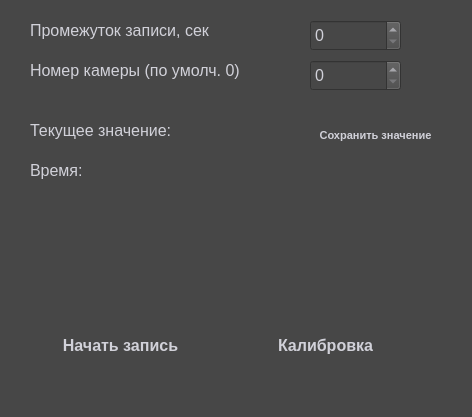
<?xml version="1.0" encoding="UTF-8"?>
<ui version="4.0">
 <class>Menu</class>
 <widget class="QMainWindow" name="Menu">
  <property name="geometry">
   <rect>
    <x>0</x>
    <y>0</y>
    <width>472</width>
    <height>417</height>
   </rect>
  </property>
  <property name="windowTitle">
   <string>Menu</string>
  </property>
  <property name="styleSheet">
   <string notr="true">background-color:rgb(71,71,71)</string>
  </property>
  <widget class="QWidget" name="centralwidget">
   <widget class="QPushButton" name="pushButton">
    <property name="geometry">
     <rect>
      <x>30</x>
      <y>330</y>
      <width>181</width>
      <height>31</height>
     </rect>
    </property>
    <property name="font">
     <font>
      <pointsize>12</pointsize>
      <weight>87</weight>
      <bold>true</bold>
      <underline>false</underline>
      <strikeout>false</strikeout>
     </font>
    </property>
    <property name="cursor">
     <cursorShape>PointingHandCursor</cursorShape>
    </property>
    <property name="styleSheet">
     <string notr="true">QPushButton {
  position: relative;
  display: inline-block;
  font-size: 90%;
  font-weight: 700;
  color: rgb(209,209,217);
  text-decoration: none;
  text-shadow: 0 -1px 2px rgba(0,0,0,.2);
  padding: .5em 1em;
  outline: none;
  border-radius: 3px;
  background: linear-gradient(rgb(110,112,120), rgb(81,81,86)) rgb(110,112,120);
  box-shadow:
   0 1px rgba(255,255,255,.2) inset,
   0 3px 5px rgba(0,1,6,.5),
   0 0 1px 1px rgba(0,1,6,.2);
  transition: .2s ease-in-out;
}
QPushButton:hover {
  background: linear-gradient(rgb(126,126,134), rgb(70,71,76)) rgb(126,126,134);
}
QPushButton:pressed {
  top: 1px;
  background: linear-gradient(rgb(76,77,82), rgb(56,57,62)) rgb(76,77,82);
  box-shadow:
   0 0 1px rgba(0,0,0,.5) inset,
   0 2px 3px rgba(0,0,0,.5) inset,
   0 1px 1px rgba(255,255,255,.1);
}</string>
    </property>
    <property name="text">
     <string>Начать запись</string>
    </property>
   </widget>
   <widget class="QPushButton" name="pushButton_2">
    <property name="geometry">
     <rect>
      <x>240</x>
      <y>330</y>
      <width>171</width>
      <height>31</height>
     </rect>
    </property>
    <property name="font">
     <font>
      <pointsize>12</pointsize>
      <weight>87</weight>
      <bold>true</bold>
      <underline>false</underline>
      <strikeout>false</strikeout>
     </font>
    </property>
    <property name="cursor">
     <cursorShape>PointingHandCursor</cursorShape>
    </property>
    <property name="styleSheet">
     <string notr="true">QPushButton {
  position: relative;
  display: inline-block;
  font-size: 90%;
  font-weight: 700;
  color: rgb(209,209,217);
  text-decoration: none;
  text-shadow: 0 -1px 2px rgba(0,0,0,.2);
  padding: .5em 1em;
  outline: none;
  border-radius: 3px;
  background: linear-gradient(rgb(110,112,120), rgb(81,81,86)) rgb(110,112,120);
  box-shadow:
   0 1px rgba(255,255,255,.2) inset,
   0 3px 5px rgba(0,1,6,.5),
   0 0 1px 1px rgba(0,1,6,.2);
  transition: .2s ease-in-out;
}
QPushButton:hover {
  background: linear-gradient(rgb(126,126,134), rgb(70,71,76)) rgb(126,126,134);
}
QPushButton:pressed {
  top: 1px;
  background: linear-gradient(rgb(76,77,82), rgb(56,57,62)) rgb(76,77,82);
  box-shadow:
   0 0 1px rgba(0,0,0,.5) inset,
   0 2px 3px rgba(0,0,0,.5) inset,
   0 1px 1px rgba(255,255,255,.1);
}</string>
    </property>
    <property name="text">
     <string>Калибровка</string>
    </property>
   </widget>
   <widget class="QSpinBox" name="spinBox_2">
    <property name="geometry">
     <rect>
      <x>310</x>
      <y>60</y>
      <width>91</width>
      <height>31</height>
     </rect>
    </property>
    <property name="font">
     <font>
      <pointsize>12</pointsize>
     </font>
    </property>
    <property name="cursor">
     <cursorShape>PointingHandCursor</cursorShape>
    </property>
    <property name="styleSheet">
     <string notr="true">  color: rgb(209,209,217);</string>
    </property>
    <property name="maximum">
     <number>3</number>
    </property>
   </widget>
   <widget class="QSpinBox" name="spinBox_1">
    <property name="geometry">
     <rect>
      <x>310</x>
      <y>20</y>
      <width>91</width>
      <height>31</height>
     </rect>
    </property>
    <property name="font">
     <font>
      <pointsize>12</pointsize>
     </font>
    </property>
    <property name="cursor">
     <cursorShape>PointingHandCursor</cursorShape>
    </property>
    <property name="styleSheet">
     <string notr="true">  color: rgb(209,209,217);</string>
    </property>
    <property name="maximum">
     <number>9999</number>
    </property>
   </widget>
   <widget class="QLabel" name="label">
    <property name="geometry">
     <rect>
      <x>30</x>
      <y>20</y>
      <width>241</width>
      <height>21</height>
     </rect>
    </property>
    <property name="font">
     <font>
      <pointsize>12</pointsize>
     </font>
    </property>
    <property name="styleSheet">
     <string notr="true">  color: rgb(209,209,217);</string>
    </property>
    <property name="text">
     <string>Промежуток записи, сек</string>
    </property>
   </widget>
   <widget class="QLabel" name="label_2">
    <property name="geometry">
     <rect>
      <x>30</x>
      <y>60</y>
      <width>271</width>
      <height>21</height>
     </rect>
    </property>
    <property name="font">
     <font>
      <pointsize>12</pointsize>
     </font>
    </property>
    <property name="styleSheet">
     <string notr="true">  color: rgb(209,209,217);</string>
    </property>
    <property name="text">
     <string>Номер камеры (по умолч. 0)</string>
    </property>
   </widget>
   <widget class="QLabel" name="label_3">
    <property name="geometry">
     <rect>
      <x>30</x>
      <y>120</y>
      <width>271</width>
      <height>21</height>
     </rect>
    </property>
    <property name="font">
     <font>
      <pointsize>12</pointsize>
     </font>
    </property>
    <property name="styleSheet">
     <string notr="true">  color: rgb(209,209,217);</string>
    </property>
    <property name="text">
     <string>Текущее значение:</string>
    </property>
   </widget>
   <widget class="QLabel" name="label_4">
    <property name="geometry">
     <rect>
      <x>30</x>
      <y>160</y>
      <width>271</width>
      <height>21</height>
     </rect>
    </property>
    <property name="font">
     <font>
      <pointsize>12</pointsize>
     </font>
    </property>
    <property name="styleSheet">
     <string notr="true">  color: rgb(209,209,217);</string>
    </property>
    <property name="text">
     <string>Время:</string>
    </property>
   </widget>
   <widget class="QPushButton" name="pushButton_3">
    <property name="geometry">
     <rect>
      <x>290</x>
      <y>120</y>
      <width>171</width>
      <height>31</height>
     </rect>
    </property>
    <property name="font">
     <font>
      <pointsize>8</pointsize>
      <weight>87</weight>
      <bold>true</bold>
      <underline>false</underline>
      <strikeout>false</strikeout>
     </font>
    </property>
    <property name="cursor">
     <cursorShape>PointingHandCursor</cursorShape>
    </property>
    <property name="styleSheet">
     <string notr="true">QPushButton {
  position: relative;
  display: inline-block;
  font-size: 90%;
  font-weight: 700;
  color: rgb(209,209,217);
  text-decoration: none;
  text-shadow: 0 -1px 2px rgba(0,0,0,.2);
  padding: .5em 1em;
  outline: none;
  border-radius: 3px;
  background: linear-gradient(rgb(110,112,120), rgb(81,81,86)) rgb(110,112,120);
  box-shadow:
   0 1px rgba(255,255,255,.2) inset,
   0 3px 5px rgba(0,1,6,.5),
   0 0 1px 1px rgba(0,1,6,.2);
  transition: .2s ease-in-out;
}
QPushButton:hover {
  background: linear-gradient(rgb(126,126,134), rgb(70,71,76)) rgb(126,126,134);
}
QPushButton:pressed {
  top: 1px;
  background: linear-gradient(rgb(76,77,82), rgb(56,57,62)) rgb(76,77,82);
  box-shadow:
   0 0 1px rgba(0,0,0,.5) inset,
   0 2px 3px rgba(0,0,0,.5) inset,
   0 1px 1px rgba(255,255,255,.1);
}</string>
    </property>
    <property name="text">
     <string>Сохранить значение</string>
    </property>
   </widget>
  </widget>
  <widget class="QMenuBar" name="menubar">
   <property name="geometry">
    <rect>
     <x>0</x>
     <y>0</y>
     <width>472</width>
     <height>26</height>
    </rect>
   </property>
  </widget>
  <widget class="QStatusBar" name="statusbar"/>
 </widget>
 <resources/>
 <connections/>
</ui>
